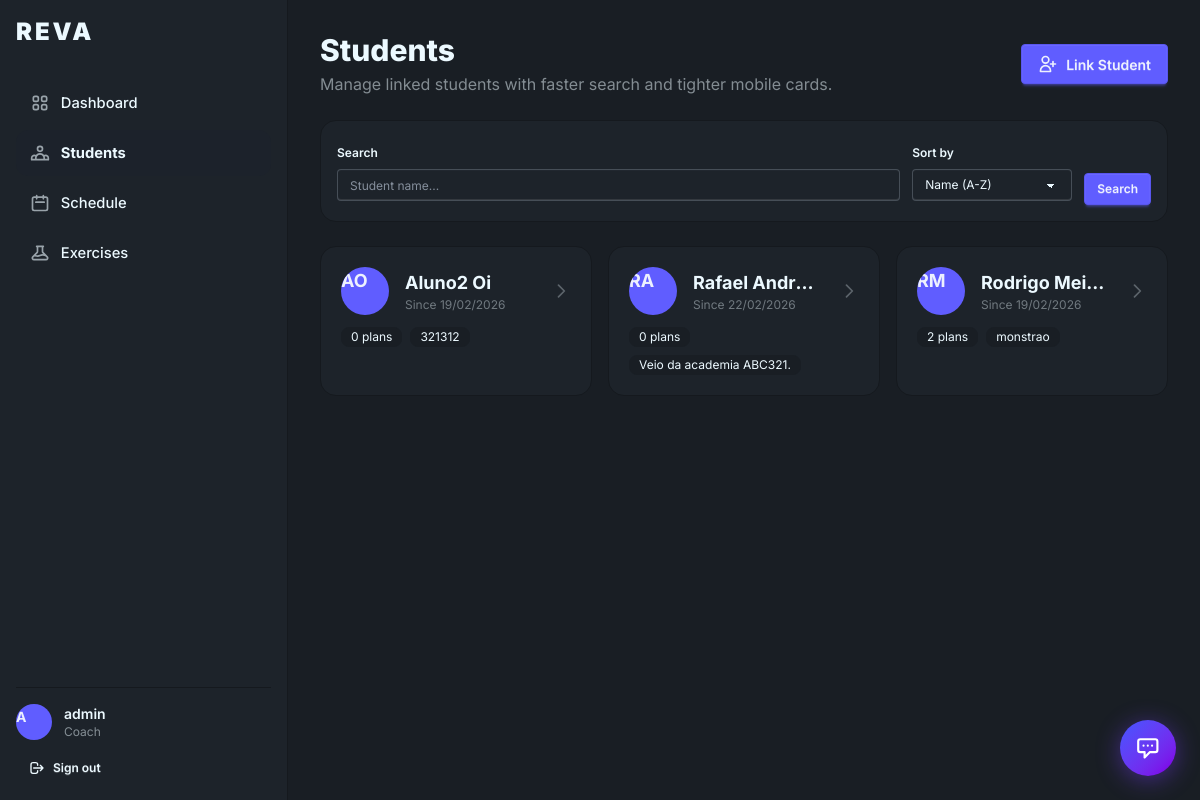
/students/ (signed in), run on the app's committed database.
### athletes/models.py (models this page shows, shortened)
class Athlete(models.Model):
	user = models.OneToOneField(settings.AUTH_USER_MODEL, on_delete=models.CASCADE, related_name="athlete_profile")
	trainer = models.ForeignKey(
		settings.AUTH_USER_MODEL,
		on_delete=models.SET_NULL,
		related_name="athletes",
		null=True,
		blank=True,
	)
	relationship_status = models.CharField(
		max_length=20,
		choices=StudentRelationshipStatus.choices,
		default=StudentRelationshipStatus.INDEPENDENT,
	)
	notes = models.TextField(blank=True)
	allow_student_load_updates = models.BooleanField(
		default=False,
		verbose_name="Permitir atualizacao de carga pelo aluno",
		help_text="Quando ativo, o aluno pode registrar a propria evolucao de carga nos treinos.",
	)
	relationship_started_at = models.DateTimeField(null=True, blank=True)
	relationship_ended_at = models.DateTimeField(null=True, blank=True)
	created_at = models.DateTimeField(auto_now_add=True)

### accounts/models.py (models this page shows, shortened)
class User(AbstractUser):
	role = models.CharField(max_length=20, choices=UserRole.choices, default=UserRole.STUDENT)
	@property
	def is_trainer(self):
		return self.role == UserRole.TRAINER

### athletes/views.py (the view)
# urls.py: path("", StudentListView.as_view(), name="student-list"),
class StudentListView(LoginRequiredMixin, TrainerRequiredMixin, ListView):
    model = Athlete
    template_name = "athletes/student_list.html"
    context_object_name = "students"
    paginate_by = 12
    def get_queryset(self):
        qs = (
            Athlete.objects.filter(
                trainer=self.request.user,
                relationship_status=StudentRelationshipStatus.ACTIVE,
            )
            .select_related("user")
            .prefetch_related("workout_plans")
        )
        q = self.request.GET.get("q", "").strip()
        sort = self.request.GET.get("sort", "nome")
        if q:
            qs = qs.filter(Q(user__first_name__icontains=q) | Q(user__last_name__icontains=q) | Q(user__username__icontains=q))
        if sort == "recente":
            qs = qs.order_by("-created_at")
        else:
            qs = qs.order_by("user__first_name", "user__last_name")
        return qs
    def get_context_data(self, **kwargs):
        ctx = super().get_context_data(**kwargs)
        ctx["search_query"] = self.request.GET.get("q", "")
        ctx["current_sort"] = self.request.GET.get("sort", "nome")
        return ctx

### core/mixins.py (called while the page is built)
    def test_func(self):
        return self.request.user.is_authenticated and self.request.user.is_trainer

### templates/athletes/student_list.html (shortened to what this page needs)
{% extends 'base.html' %}
{% block screen_id %}student-list{% endblock %}
{% block nav_students %}active{% endblock %}
{% block content %}
<div class="mb-6 flex flex-col sm:flex-row sm:items-center sm:justify-between gap-3">
  <div>
    <h1 class="text-2xl sm:text-3xl font-extrabold">Students</h1>
    <p class="opacity-50 mt-1 text-sm sm:text-base">Manage linked students with faster search and tighter mobile cards.</p>
  </div>
  <a class="btn btn-primary gap-2" href="{% url 'student-create' %}">
    <svg class="w-5 h-5" fill="none" viewBox="0 0 24 24" stroke="currentColor"><path stroke-linecap="round" stroke-linejoin="round" stroke-width="2" d="M18 9v3m0 0v3m0-3h3m-3 0h-3m-2-5a4 4 0 11-8 0 4 4 0 018 0zM3 20a6 6 0 0112 0v1H3v-1z"/></svg>
    Link Student
  </a>
</div>
<form method="get" class="bg-base-100 rounded-2xl border border-base-300 p-4 mb-6">
  <div class="grid gap-3 md:grid-cols-[minmax(0,1fr)_160px_auto] md:items-end">
    <fieldset class="fieldset flex-1 sm:min-w-[200px]">
      <legend class="fieldset-legend text-xs">Search</legend>
      <input class="input input-sm w-full" type="text" name="q" value="{{ search_query }}" placeholder="Student name...">
    </fieldset>
    <fieldset class="fieldset sm:min-w-[140px]">
      <legend class="fieldset-legend text-xs">Sort by</legend>
      <select class="select select-sm w-full" name="sort">
        <option value="nome" {% if current_sort == "nome" %}selected{% endif %}>Name (A-Z)</option>
      </select>
    </fieldset>
    <div class="flex gap-2">
      <button class="btn btn-primary btn-sm flex-1 sm:flex-none" type="submit">Search</button>
    </div>
  </div>
</form>
<div class="grid gap-4 sm:grid-cols-2 lg:grid-cols-3">
  {% for student in students %}
    <a href="{% url 'student-detail' student.pk %}" class="bg-base-100 rounded-2xl border border-base-300 p-5 hover:border-primary transition group">
      <div class="flex items-center gap-4 mb-3">
        <div class="avatar placeholder">
          <div class="bg-primary text-primary-content w-12 rounded-full">
            <span class="text-lg font-bold">{% if student.user.first_name %}{{ student.user.first_name|make_list|first|upper }}{{ student.user.last_name|make_list|first|upper }}{% else %}{{ student.user.username|make_list|first|upper }}{% endif %}</span>
          </div>
        </div>
        <div class="flex-1 min-w-0">
          <p class="font-bold text-lg group-hover:text-primary transition truncate">{{ student.user.get_full_name|default:student.user.username }}</p>
          <p class="text-xs opacity-40">Since {{ student.created_at|date:"d/m/Y" }}</p>
        </div>
        <svg class="w-5 h-5 opacity-30 group-hover:opacity-70 transition flex-shrink-0" fill="none" viewBox="0 0 24 24" stroke="currentColor"><path stroke-linecap="round" stroke-linejoin="round" stroke-width="2" d="M9 5l7 7-7 7"/></svg>
      </div>
      <div class="flex gap-2 flex-wrap">
        <span class="badge badge-ghost badge-sm">{{ student.workout_plans.count }} plan{{ student.workout_plans.count|pluralize }}</span>
        {% if student.notes %}
          <span class="badge badge-ghost badge-sm truncate max-w-48">{{ student.notes|truncatechars:30 }}</span>
        {% endif %}
      </div>
    </a>
  {% endfor %}
</div>
{% endblock %}

### templates/base.html (shortened to what this page needs)
<!doctype html>
<html lang="en" data-theme="dark">
<head>
  <link href="https://cdn.jsdelivr.net/npm/daisyui@5" rel="stylesheet" type="text/css" />
  <script src="https://cdn.jsdelivr.net/npm/@tailwindcss/browser@4"></script>
  {% if request.user.is_authenticated %}
  <link rel="stylesheet" href="/static/css/assistant.css">
  {% endif %}
</head>
<body class="bg-base-200 min-h-screen" data-screen-id="{% block screen_id %}default{% endblock %}">
  <div class="drawer lg:drawer-open">
    <div class="drawer-content flex flex-col min-h-screen">
      <main class="app-main flex-1 p-3 sm:p-4 lg:p-8">
        {% block content %}{% endblock %}
      </main>
    </div>
    <div class="drawer-side z-40">
      <aside class="flex flex-col w-72 bg-base-100 border-r border-base-300 p-4 min-h-screen">
        <a href="{% url 'landing' %}" class="text-2xl font-black tracking-wider mb-8 block" style="letter-spacing:.12em">REVA</a>
        <nav class="flex flex-col gap-1 flex-1">
          {% if request.user.is_authenticated %}
            {% if request.user.is_trainer %}
              <a href="{% url 'trainer-dashboard' %}" class="sidebar-link {% block nav_dashboard %}{% endblock %}">
                Dashboard
              </a>
              <a href="{% url 'student-list' %}" class="sidebar-link {% block nav_students %}{% endblock %}">
                Students
              </a>
              <a href="{% url 'schedule' %}" class="sidebar-link {% block nav_schedule %}{% endblock %}">
                <svg fill="none" viewBox="0 0 24 24" stroke="currentColor"><path stroke-linecap="round" stroke-linejoin="round" stroke-width="2" d="M8 7V3m8 4V3m-9 8h10M5 21h14a2 2 0 002-2V7a2 2 0 00-2-2H5a2 2 0 00-2 2v12a2 2 0 002 2z"/></svg>
                Schedule
              </a>
              <a href="{% url 'exercise-catalog-list' %}" class="sidebar-link {% block nav_exercises %}{% endblock %}">
                Exercises
              </a>
            {% endif %}
          {% endif %}
        </nav>
        {% if request.user.is_authenticated %}
        <div class="border-t border-base-300 pt-4 mt-4">
          <div class="flex items-center gap-3 mb-3">
            <div class="avatar placeholder">
              <div class="bg-primary text-primary-content w-9 rounded-full">
                <span class="text-sm font-bold">{{ request.user.username|make_list|first|upper }}</span>
              </div>
            </div>
            <div class="leading-tight">
              <p class="font-semibold text-sm">{{ request.user.get_full_name|default:request.user.username }}</p>
              <p class="text-xs opacity-50">{% if request.user.is_trainer %}Coach{% else %}Student{% endif %}</p>
            </div>
          </div>
          <form method="post" action="{% url 'logout' %}">
            <button type="submit" class="btn btn-ghost btn-sm btn-block justify-start gap-2">
              <svg class="w-4 h-4" fill="none" viewBox="0 0 24 24" stroke="currentColor"><path stroke-linecap="round" stroke-linejoin="round" stroke-width="2" d="M17 16l4-4m0 0l-4-4m4 4H7m6 4v1a3 3 0 01-3 3H6a3 3 0 01-3-3V7a3 3 0 013-3h4a3 3 0 013 3v1"/></svg>
              Sign out
            </button>
          </form>
        </div>
        {% endif %}
      </aside>
    </div>
  </div>
  {% if request.user.is_authenticated %}
  <button id="reva-fab" class="reva-fab" title="REVA Assistant (Ctrl+K)" aria-label="Open assistant">
    <svg class="reva-fab-icon-chat" fill="none" viewBox="0 0 24 24" stroke="currentColor">
      <path stroke-linecap="round" stroke-linejoin="round" stroke-width="2" d="M8 10h.01M12 10h.01M16 10h.01M9 16H5a2 2 0 01-2-2V6a2 2 0 012-2h14a2 2 0 012 2v8a2 2 0 01-2 2h-5l-5 5v-5z"/>
    </svg>
  </button>
  {% endif %}
</body>
</html>

### static/css/assistant.css (style rules this page uses)
.reva-fab { position: fixed; bottom: 1.5rem; right: 1.5rem; z-index: 9998; width: 3.5rem; height: 3.5rem; border-radius: 50%; background: linear-gradient(135deg, oklch(.55 .25 270), oklch(.50 .28 300)); color: #fff; border: none; cursor: pointer; display: flex; align-items: center; justify-content: center; box-shadow: 0 4px 24px rgba(120, 60, 255, .45), 0 0 0 0 rgba(120, 60, 255, .3); transition: transform .2s cubic-bezier(.4,0,.2,1), box-shadow .2s; animation: reva-fab-pulse 3s ease-in-out infinite; }
.reva-fab svg { width: 1.6rem; height: 1.6rem; transition: transform .3s; }

### templates/base.html (style rules this page uses)
body { font-family: 'Inter', system-ui, sans-serif; -webkit-tap-highlight-color: transparent; }
.sidebar-link { display:flex; align-items:center; gap:.65rem; padding:.75rem .9rem; border-radius:.75rem; font-weight:500; font-size:.92rem; color:inherit; text-decoration:none; transition:background .15s; min-height:44px; }
.sidebar-link:hover, .sidebar-link.active { background:oklch(.25 .02 260); }
.sidebar-link.active { font-weight:700; }
.sidebar-link svg { width:20px; height:20px; flex-shrink:0; opacity:.6; }
.app-main { padding-bottom:5.75rem; }
@media (min-width: 1024px) { .app-main { padding-bottom:2rem; } }

### data on the page
Athlete: user.first_name|make_list "A", user.last_name|make_list "O", user.get_full_name "Aluno2 Oi", created_at "19/02/2026", workout_plans.count "0", notes "321312"
Athlete: user.first_name|make_list "R", user.last_name|make_list "A", user.get_full_name "Rafael Andr…", created_at "22/02/2026", workout_plans.count "0", notes "Veio da academia ABC321."
Athlete: user.first_name|make_list "R", user.last_name|make_list "M", user.get_full_name "Rodrigo Mei…", created_at "19/02/2026", workout_plans.count "2", notes "monstrao"
User: user.username|make_list "A", user.get_full_name "admin"
